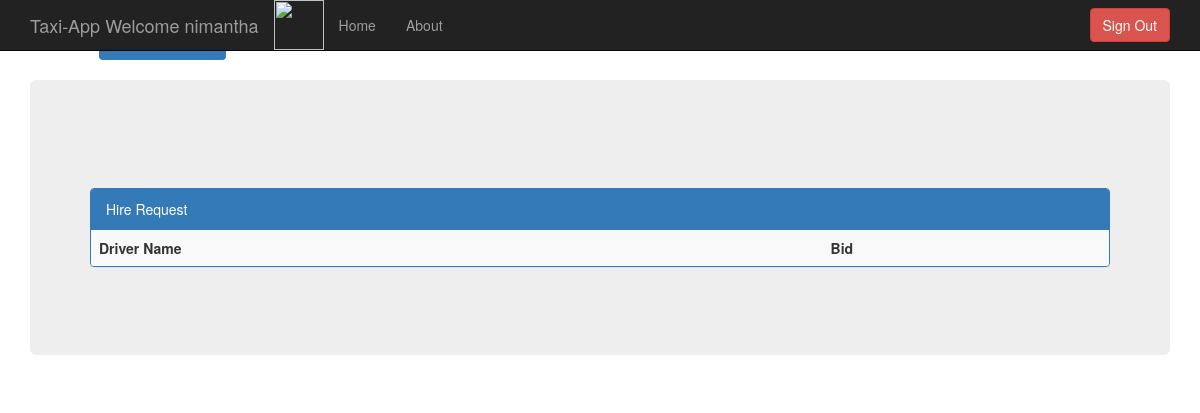
/seeRequest.php (signed in), run on an earlier commit of the app's database.
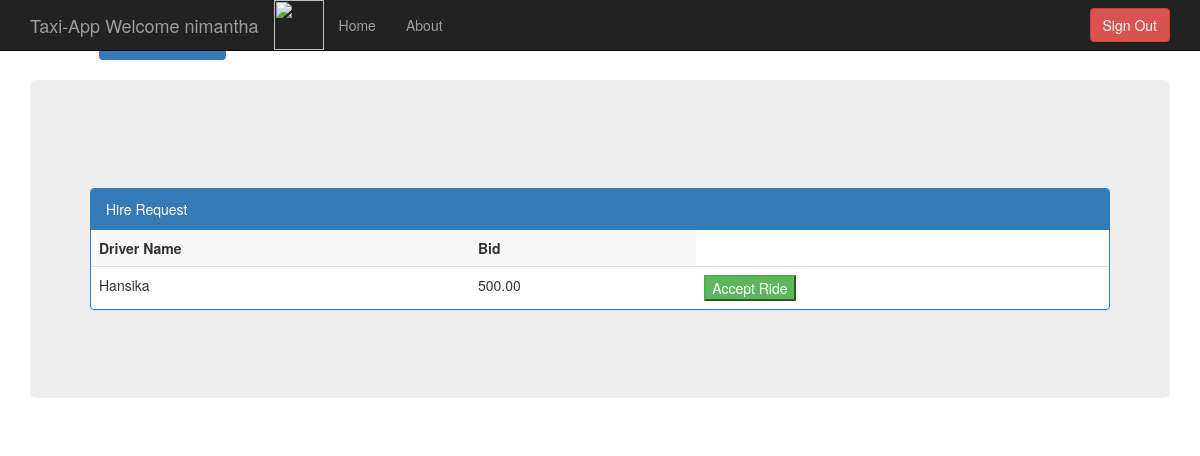
And on a later commit of the database.
### tables this page shows
CREATE TABLE IF NOT EXISTS `driverbid` (
  `bid` decimal(9,2) NOT NULL,
  `driver_id` varchar(10) DEFAULT NULL,
  `request_id` varchar(10) DEFAULT NULL
);

CREATE TABLE IF NOT EXISTS `driver` (
  `driver_id` varchar(10) NOT NULL,
  `password` varchar(50) NOT NULL,
  `name` varchar(30) NOT NULL,
  `contact_no` varchar(12) NOT NULL,
  `nic_no` varchar(10) DEFAULT NULL,
  `availability` tinyint(1) NOT NULL DEFAULT '1',
  `xCornidates` float DEFAULT NULL,
  `yCornidates` float DEFAULT NULL
);

### seeRequest.php (the view, shortened to what this page needs)
<!DOCTYPE html>
<html lang="en">
  <head>
    <link rel="stylesheet" href="http://maxcdn.bootstrapcdn.com/bootstrap/3.3.5/css/bootstrap.min.css">
    <link href="css/bootstrap.min.css" rel="stylesheet">
	<link rel="stylesheet" type="text/css" href="css/style.css">
    </head>
    <body>
	<nav class="navbar navbar-inverse navbar-fixed-top">
      <div class="container">
        <div class="navbar-header">
            <img src="images/car.gif"  height="50" width="50">
          <a class="navbar-brand" href="#">Taxi-App Welcome <?php echo $_SESSION['name'] ?></a>
        </div>
        <div id="navbar" class="navbar-collapse collapse">
          <ul class="nav navbar-nav">
            <li><a href="index.php">Home</a></li>
            <li><a href="about.php">About</a></li>
          </ul>
        <div id="navbar" class="navbar-collapse collapse">
          <form class="navbar-form navbar-right" action="footer.php">
            <button type="submit" class="btn btn-danger">Sign Out</button>
          </form>
        </div>
      </div>
    </nav>
     <div class="container">
       <br>
  <ul class="nav nav-pills" role="tablist">
    <li><a href="passengerProfile.php">Home</a></li>
    <li class="active"><a href="#">See Driver Bids</a></li>
  </ul>
</div>
	<br>
<?php
function getBids(){
    $bids = array();
     $id = $_SESSION['userId'];
    $query = mysql_query("SELECT `name`,`request_id`,`bid` FROM driverbid NATURAL JOIN driver WHERE request_id IN (SELECT request_id FROM hire_request NATURAL JOIN passenger WHERE `passenger`.`contact_no` = '$id')");
    while($row = mysql_fetch_array($query)){
		$bidRow = array();
		$bidRow[0] = $row['name'];
		$bidRow[1] = $row['bid'];
		$bidRow[2] = $row['request_id'];
        $bids[]= $bidRow;
    }
    return $bids;
}
?>
    <div class="container">
            <div class="jumbotron">
                    <br>
                    <br>
                    <br>
                    <div class="panel panel-primary">
                    <div class="panel-heading">Hire Request</div>
                    <table class="table table-striped">
						<th>Driver Name</th>
						<th>Bid</th>
						<?php
							$hireBids =getBids();
							foreach ($hireBids as $bid) {
						?>
									<tr>
										<td><?php echo $bid[0] ?></td>
										<td><?php echo $bid[1] ?></td>
										<td>
                                            <button type="submit" value="<?php echo $bid[2] ?>" class="btn-success">Accept Ride</button>                                             </td>
									 </tr>
						<?php
							}
						?>
                    </table>
                    </div>
                    <br>
                        </div>
            </div>
</body>
</html>

What changed in the data, as far as the page shows it:
added driverbid: driver.name "Hansika", bid "500.00", $bid[2] 1 (drawn)
